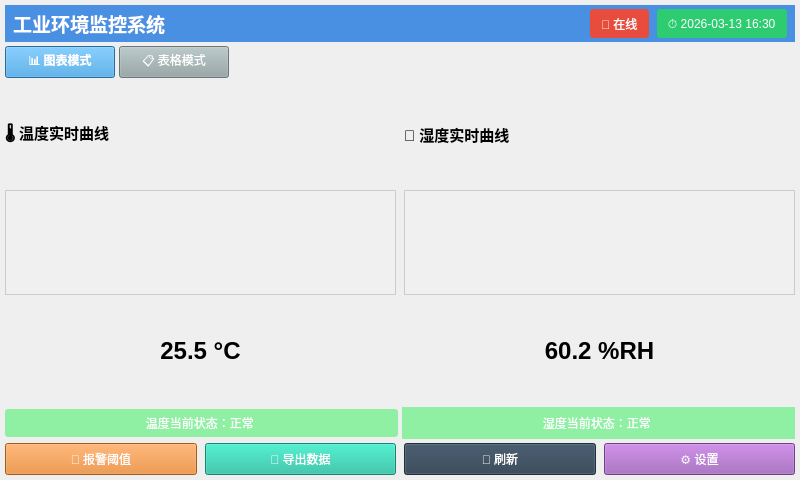
<?xml version="1.0" encoding="UTF-8"?>
<ui version="4.0">
 <class>MainWindow</class>
 <widget class="QMainWindow" name="MainWindow">
  <property name="geometry">
   <rect>
    <x>0</x>
    <y>0</y>
    <width>800</width>
    <height>480</height>
   </rect>
  </property>
  <property name="windowTitle">
   <string>工业环境监控系统</string>
  </property>
  <widget class="QWidget" name="centralWidget">
   <layout class="QVBoxLayout" name="mainVerticalLayout" stretch="0,0,3,0">
    <property name="spacing">
     <number>4</number>
    </property>
    <property name="leftMargin">
     <number>5</number>
    </property>
    <property name="topMargin">
     <number>5</number>
    </property>
    <property name="rightMargin">
     <number>5</number>
    </property>
    <property name="bottomMargin">
     <number>5</number>
    </property>
    <item>
     <widget class="QWidget" name="topBarWidget" native="true">
      <property name="maximumSize">
       <size>
        <width>16777215</width>
        <height>40</height>
       </size>
      </property>
      <property name="styleSheet">
       <string notr="true">background-color: #4A90E2;</string>
      </property>
      <layout class="QHBoxLayout" name="topBarLayout">
       <property name="spacing">
        <number>8</number>
       </property>
       <property name="leftMargin">
        <number>8</number>
       </property>
       <property name="topMargin">
        <number>4</number>
       </property>
       <property name="rightMargin">
        <number>8</number>
       </property>
       <property name="bottomMargin">
        <number>4</number>
       </property>
       <item>
        <widget class="QLabel" name="titleLabel">
         <property name="font">
          <font>
           <pointsize>14</pointsize>
           <weight>75</weight>
           <bold>true</bold>
          </font>
         </property>
         <property name="styleSheet">
          <string notr="true">color: #ffffff;</string>
         </property>
         <property name="text">
          <string>工业环境监控系统</string>
         </property>
        </widget>
       </item>
       <item>
        <spacer name="topBarSpacer">
         <property name="orientation">
          <enum>Qt::Horizontal</enum>
         </property>
         <property name="sizeHint" stdset="0">
          <size>
           <width>20</width>
           <height>20</height>
          </size>
         </property>
        </spacer>
       </item>
       <item>
        <widget class="QLabel" name="statusLabel">
         <property name="styleSheet">
          <string notr="true">background-color: #E74C3C; color: white; padding: 3px 8px; border-radius: 3px;</string>
         </property>
         <property name="text">
          <string>🔴 在线</string>
         </property>
        </widget>
       </item>
       <item>
        <widget class="QLabel" name="timeLabel">
         <property name="styleSheet">
          <string notr="true">background-color: #2ECC71; color: white; padding: 3px 8px; border-radius: 3px;</string>
         </property>
         <property name="text">
          <string>⏱ 2026-03-13 16:30</string>
         </property>
        </widget>
       </item>
      </layout>
     </widget>
    </item>
    <item>
     <layout class="QHBoxLayout" name="modeSwitchLayout">
      <item>
       <widget class="QPushButton" name="btnChartMode">
        <property name="minimumSize">
         <size>
          <width>110</width>
          <height>32</height>
         </size>
        </property>
        <property name="maximumSize">
         <size>
          <width>110</width>
          <height>32</height>
         </size>
        </property>
        <property name="styleSheet">
         <string notr="true">background-color: #3498DB; color: white; padding: 4px; font-weight: bold;</string>
        </property>
        <property name="text">
         <string>📊 图表模式</string>
        </property>
       </widget>
      </item>
      <item>
       <widget class="QPushButton" name="btnTableMode">
        <property name="minimumSize">
         <size>
          <width>110</width>
          <height>32</height>
         </size>
        </property>
        <property name="maximumSize">
         <size>
          <width>110</width>
          <height>32</height>
         </size>
        </property>
        <property name="styleSheet">
         <string notr="true">background-color: #95A5A6; color: white; padding: 4px;</string>
        </property>
        <property name="text">
         <string>📋 表格模式</string>
        </property>
       </widget>
      </item>
      <item>
       <spacer name="modeSpacer">
        <property name="orientation">
         <enum>Qt::Horizontal</enum>
        </property>
        <property name="sizeHint" stdset="0">
         <size>
          <width>20</width>
          <height>20</height>
         </size>
        </property>
       </spacer>
      </item>
     </layout>
    </item>
    <item>
     <widget class="QStackedWidget" name="stackedWidget">
      <property name="currentIndex">
       <number>0</number>
      </property>
      <widget class="QWidget" name="pageChart">
       <layout class="QVBoxLayout" name="chartPageLayout">
        <property name="spacing">
         <number>4</number>
        </property>
        <property name="leftMargin">
         <number>0</number>
        </property>
        <property name="topMargin">
         <number>0</number>
        </property>
        <property name="rightMargin">
         <number>0</number>
        </property>
        <property name="bottomMargin">
         <number>0</number>
        </property>
        <item>
         <layout class="QHBoxLayout" name="chartsRowLayout" stretch="1,1">
          <property name="spacing">
           <number>8</number>
          </property>
          <item>
           <widget class="QWidget" name="widgetTemp" native="true">
            <layout class="QVBoxLayout" name="tempLayout">
             <property name="spacing">
              <number>3</number>
             </property>
             <property name="leftMargin">
              <number>0</number>
             </property>
             <property name="topMargin">
              <number>0</number>
             </property>
             <property name="rightMargin">
              <number>0</number>
             </property>
             <property name="bottomMargin">
              <number>0</number>
             </property>
             <item>
              <widget class="QLabel" name="labelTempTitle">
               <property name="font">
                <font>
                 <pointsize>11</pointsize>
                 <weight>75</weight>
                 <bold>true</bold>
                </font>
               </property>
               <property name="text">
                <string>🌡️ 温度实时曲线</string>
               </property>
              </widget>
             </item>
             <item>
              <widget class="QWidget" name="tempContainer" native="true">
               <property name="styleSheet">
                <string notr="true">background-color: #f0f0f0; border: 1px solid #ccc;</string>
               </property>
              </widget>
             </item>
             <item>
              <widget class="QLabel" name="labelTempValue">
               <property name="font">
                <font>
                 <pointsize>18</pointsize>
                 <weight>75</weight>
                 <bold>true</bold>
                </font>
               </property>
               <property name="text">
                <string>25.5 °C</string>
               </property>
               <property name="alignment">
                <set>Qt::AlignCenter</set>
               </property>
              </widget>
             </item>
            </layout>
           </widget>
          </item>
          <item>
           <widget class="QWidget" name="widgetHumidity" native="true">
            <layout class="QVBoxLayout" name="humidityLayout">
             <property name="spacing">
              <number>3</number>
             </property>
             <property name="leftMargin">
              <number>0</number>
             </property>
             <property name="topMargin">
              <number>0</number>
             </property>
             <property name="rightMargin">
              <number>0</number>
             </property>
             <property name="bottomMargin">
              <number>0</number>
             </property>
             <item>
              <widget class="QLabel" name="labelHumidityTitle">
               <property name="font">
                <font>
                 <pointsize>11</pointsize>
                 <weight>75</weight>
                 <bold>true</bold>
                </font>
               </property>
               <property name="text">
                <string>💧 湿度实时曲线</string>
               </property>
              </widget>
             </item>
             <item>
              <widget class="QWidget" name="humidityContainer" native="true">
               <property name="styleSheet">
                <string notr="true">background-color: #f0f0f0; border: 1px solid #ccc;</string>
               </property>
              </widget>
             </item>
             <item>
              <widget class="QLabel" name="labelHumidityValue">
               <property name="font">
                <font>
                 <pointsize>18</pointsize>
                 <weight>75</weight>
                 <bold>true</bold>
                </font>
               </property>
               <property name="text">
                <string>60.2 %RH</string>
               </property>
               <property name="alignment">
                <set>Qt::AlignCenter</set>
               </property>
              </widget>
             </item>
            </layout>
           </widget>
          </item>
         </layout>
        </item>
        <item>
         <layout class="QHBoxLayout" name="horizontalLayout">
          <item>
           <widget class="QLabel" name="TemplabelStats">
            <property name="maximumSize">
             <size>
              <width>400</width>
              <height>28</height>
             </size>
            </property>
            <property name="styleSheet">
             <string notr="true">background-color: rgb(143, 240, 164); color: white; padding: 5px; border-radius: 3px;</string>
            </property>
            <property name="text">
             <string>温度当前状态：正常 </string>
            </property>
            <property name="alignment">
             <set>Qt::AlignCenter</set>
            </property>
           </widget>
          </item>
          <item>
           <widget class="QLabel" name="humiditylabelStats">
            <property name="maximumSize">
             <size>
              <width>16777215</width>
              <height>32</height>
             </size>
            </property>
            <property name="styleSheet">
             <string notr="true">background-color: rgb(143, 240, 164);
color: rgb(255, 255, 255);</string>
            </property>
            <property name="text">
             <string>湿度当前状态：正常 </string>
            </property>
            <property name="alignment">
             <set>Qt::AlignCenter</set>
            </property>
           </widget>
          </item>
         </layout>
        </item>
       </layout>
      </widget>
      <widget class="QWidget" name="pageTable">
       <layout class="QVBoxLayout" name="tablePageLayout">
        <property name="leftMargin">
         <number>0</number>
        </property>
        <property name="topMargin">
         <number>0</number>
        </property>
        <property name="rightMargin">
         <number>0</number>
        </property>
        <property name="bottomMargin">
         <number>0</number>
        </property>
        <item>
         <widget class="QTableWidget" name="dataTable">
          <property name="rowCount">
           <number>10</number>
          </property>
          <property name="columnCount">
           <number>3</number>
          </property>
          <row/>
          <row/>
          <row/>
          <row/>
          <row/>
          <row/>
          <row/>
          <row/>
          <row/>
          <row/>
          <column/>
          <column/>
          <column/>
         </widget>
        </item>
       </layout>
      </widget>
      <widget class="QWidget" name="page"/>
     </widget>
    </item>
    <item>
     <layout class="QHBoxLayout" name="bottomBarLayout">
      <property name="spacing">
       <number>8</number>
      </property>
      <item>
       <widget class="QPushButton" name="btnThreshold">
        <property name="minimumSize">
         <size>
          <width>100</width>
          <height>32</height>
         </size>
        </property>
        <property name="maximumSize">
         <size>
          <width>16777215</width>
          <height>32</height>
         </size>
        </property>
        <property name="styleSheet">
         <string notr="true">background-color: #E67E22; color: white; padding: 4px;</string>
        </property>
        <property name="text">
         <string>🔴 报警阈值</string>
        </property>
       </widget>
      </item>
      <item>
       <widget class="QPushButton" name="btnExport">
        <property name="minimumSize">
         <size>
          <width>100</width>
          <height>32</height>
         </size>
        </property>
        <property name="maximumSize">
         <size>
          <width>16777215</width>
          <height>32</height>
         </size>
        </property>
        <property name="styleSheet">
         <string notr="true">background-color: #1ABC9C; color: white; padding: 4px;</string>
        </property>
        <property name="text">
         <string>💾 导出数据</string>
        </property>
       </widget>
      </item>
      <item>
       <widget class="QPushButton" name="btnRefresh">
        <property name="minimumSize">
         <size>
          <width>100</width>
          <height>32</height>
         </size>
        </property>
        <property name="maximumSize">
         <size>
          <width>16777215</width>
          <height>32</height>
         </size>
        </property>
        <property name="styleSheet">
         <string notr="true">background-color: #2C3E50; color: white; padding: 4px;</string>
        </property>
        <property name="text">
         <string>🔄 刷新</string>
        </property>
       </widget>
      </item>
      <item>
       <widget class="QPushButton" name="btnSettings">
        <property name="minimumSize">
         <size>
          <width>100</width>
          <height>32</height>
         </size>
        </property>
        <property name="maximumSize">
         <size>
          <width>16777215</width>
          <height>32</height>
         </size>
        </property>
        <property name="styleSheet">
         <string notr="true">background-color: #9B59B6; color: white; padding: 4px;</string>
        </property>
        <property name="text">
         <string>⚙️ 设置</string>
        </property>
       </widget>
      </item>
     </layout>
    </item>
   </layout>
  </widget>
 </widget>
 <resources/>
 <connections/>
</ui>
